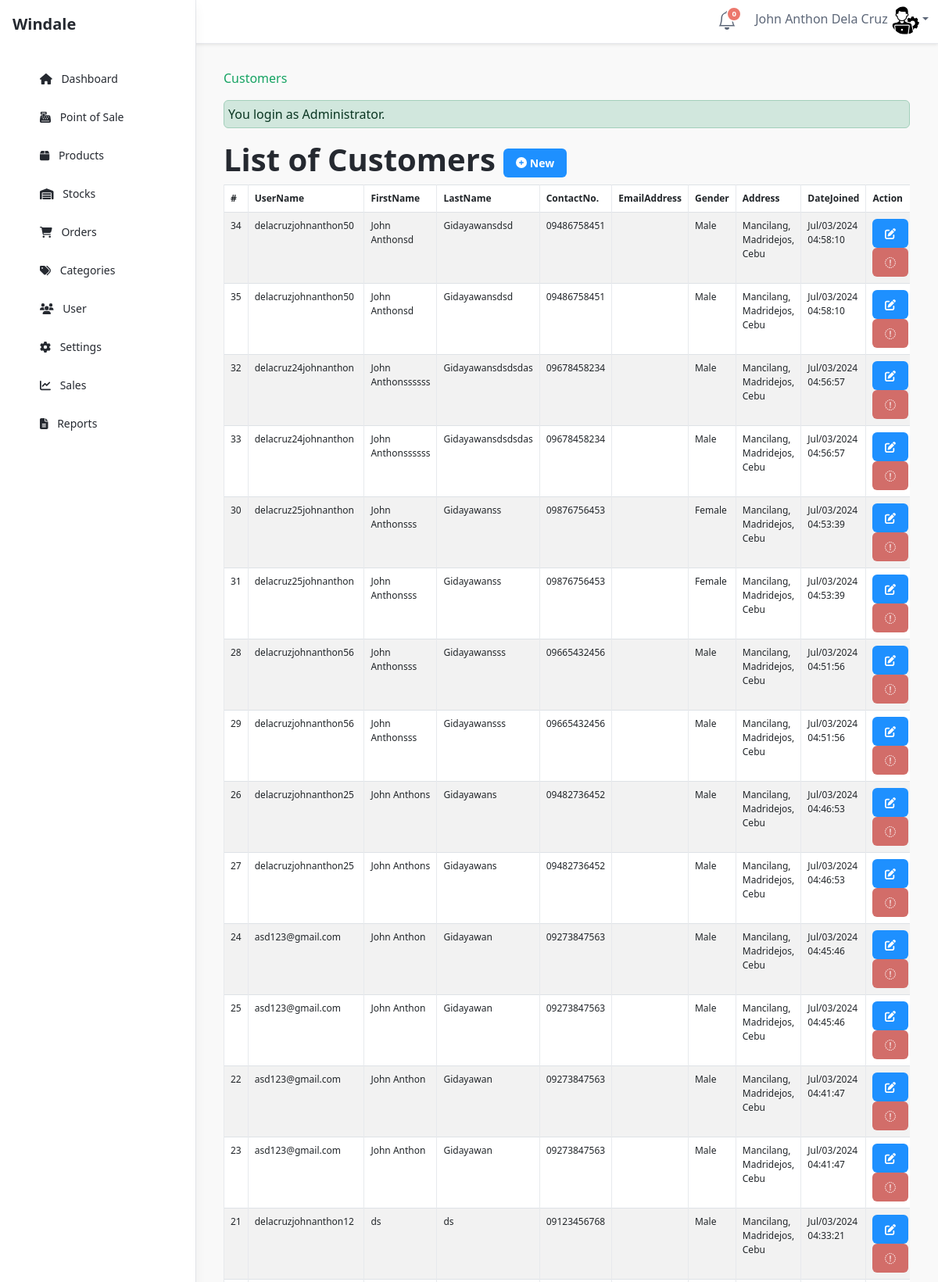
The app's page /admin/customers/index.php (signed in, upper part) with its own data.
### tables this page shows
CREATE TABLE `tblcustomer` (
  `CUSTOMERID` int(11) NOT NULL,
  `FNAME` varchar(30) NOT NULL,
  `LNAME` varchar(30) NOT NULL,
  `MNAME` varchar(30) NOT NULL,
  `CUSHOMENUM` varchar(90) NOT NULL,
  `STREETADD` text NOT NULL,
  `BRGYADD` text NOT NULL,
  `CITYADD` text NOT NULL,
  `PROVINCE` varchar(80) NOT NULL,
  `COUNTRY` varchar(30) NOT NULL,
  `DBIRTH` date NOT NULL,
  `GENDER` varchar(10) NOT NULL,
  `PHONE` varchar(20) NOT NULL,
  `EMAILADD` varchar(40) NOT NULL,
  `ZIPCODE` int(6) NOT NULL,
  `CUSUNAME` varchar(20) NOT NULL,
  `CUSPASS` varchar(90) NOT NULL,
  `CUSPHOTO` varchar(255) NOT NULL,
  `TERMS` tinyint(4) NOT NULL,
  `DATEJOIN` timestamp NOT NULL DEFAULT current_timestamp()
);

### admin/customers/index.php (called while the page is built, shortened)
<?php
require_once ("../theme/templates.php");
?>

### include/database.php (called while the page is built, shortened)
<?php
class Database {
	var $sql_string = '';
	private $conn;
	public function open_connection() {
		$this->conn = mysqli_connect(server,user,pass);
		if(!$this->conn){
			echo "Problem in database connection! Contact administrator!";
			exit();
		}else{
			$db_select = mysqli_select_db($this->conn,database_name);
		}
	}
	function setQuery($sql='') {
		$this->sql_string=$sql;
	}
	function executeQuery() {
		$result = mysqli_query($this->conn,$this->sql_string);
		return $result;
	}
	private function confirm_query($result) {
		return $result;
	}
	function loadResultList( $key='' ) {
		$cur = $this->executeQuery();
		$array = array();
		while ($row = mysqli_fetch_object($cur)) {
			if ($key) {
				$array[$row->$key] = $row;
			} else {
				$array[] = $row;
			}
		}
		return $array;
	}
}
$mydb = new Database();
?>

### admin/customers/list.php (the view, shortened to what this page needs)
<div class="row">
       	 <div class="col-lg-12">
            <h1 class="page-header">List of Customers  <a href="index.php?view=add" class="btn btn-primary btn-xs  ">  <i class="fa fa-plus-circle fw-fa"></i> New</a>  </h1>
       		</div>
   		 </div>
	 		    <form action="controller.php?action=delete" Method="POST">
			      <div class="table-responsive">
				<table id="dash-table" class="table table-striped table-bordered table-hover table-responsive" style="font-size:12px" cellspacing="0">
				  <thead>
				  	<tr>
				  		 <th>#</th>
				  		<th>
				  		 UserName</th>
				  		<th>FirstName</th>
						<th>LastName</th>
						<th>ContactNo.</th>
						<th>EmailAddress</th>
				  		<th>Gender</th>
						<th>Address</th>
                        <th>DateJoined</th>
				  		<th width="8%" >Action</th>
				  	</tr>
				  </thead>
				  <tbody>
				  	<?php
				  		$mydb->setQuery("SELECT *
											FROM  `tblcustomer` ORDER BY `DATEJOIN` desc");
				  		$cur = $mydb->loadResultList();
						foreach ($cur as $result) {
				  		echo '<tr>';
				  	    echo '<td width="2%" align="center">'. $result->CUSTOMERID.'</td>';
				  		echo '<td>' . $result->CUSUNAME.'</a></td>';
				  		echo '<td>'. $result->FNAME.'</td>';
						echo '<td>'. $result->LNAME.'</td>';
						echo '<td>'. $result->PHONE.'</td>';
						echo '<td>'. $result->EMAILADD.'</td>';
				  		echo '<td>'. $result->GENDER.'</td>';
						echo '<td>'. $result->CITYADD.'</td>';
                        echo '<td>'. date_format(date_create($result->DATEJOIN),'M/d/Y h:i:s ').'</td>';
				  		echo '<td align="center" > <a title="Edit" href="index.php?view=edit&id='.$result->CUSTOMERID.'"  class="btn btn-primary btn-xs  ">  <span class="fa fa-edit fw-fa"></span></a>
				  					 <a title="Delete" href="controller.php?action=delete&id='.$result->CUSTOMERID.'" class="btn btn-danger btn-xs"><span class="fa fa-trash-o fw-fa"></span> </a>
				  					 </td>';
				  		echo '</tr>';
				  	}
				  	?>
				  </tbody>
				</table>
			</div>
				</form>
</div>

### records on screen
tblcustomer: CUSTOMERID "34", CUSUNAME "delacruzjohnanthon50", FNAME "John Anthonsd", LNAME "Gidayawansdsd", PHONE "09486758451", GENDER "Male", CITYADD "Mancilang, Madridejos, Cebu", DATEJOIN "Jul/03/2024 04:58:10"
tblcustomer: CUSTOMERID "35", CUSUNAME "delacruzjohnanthon50", FNAME "John Anthonsd", LNAME "Gidayawansdsd", PHONE "09486758451", GENDER "Male", CITYADD "Mancilang, Madridejos, Cebu", DATEJOIN "Jul/03/2024 04:58:10"
tblcustomer: CUSTOMERID "32", CUSUNAME "delacruz24johnanthon", FNAME "John Anthonssssss", LNAME "Gidayawansdsdsdas", PHONE "09678458234", GENDER "Male", CITYADD "Mancilang, Madridejos, Cebu", DATEJOIN "Jul/03/2024 04:56:57"
tblcustomer: CUSTOMERID "33", CUSUNAME "delacruz24johnanthon", FNAME "John Anthonssssss", LNAME "Gidayawansdsdsdas", PHONE "09678458234", GENDER "Male", CITYADD "Mancilang, Madridejos, Cebu", DATEJOIN "Jul/03/2024 04:56:57"
tblcustomer: CUSTOMERID "30", CUSUNAME "delacruz25johnanthon", FNAME "John Anthonsss", LNAME "Gidayawanss", PHONE "09876756453", GENDER "Female", CITYADD "Mancilang, Madridejos, Cebu", DATEJOIN "Jul/03/2024 04:53:39"
tblcustomer: CUSTOMERID "31", CUSUNAME "delacruz25johnanthon", FNAME "John Anthonsss", LNAME "Gidayawanss", PHONE "09876756453", GENDER "Female", CITYADD "Mancilang, Madridejos, Cebu", DATEJOIN "Jul/03/2024 04:53:39"
tblcustomer: CUSTOMERID "28", CUSUNAME "delacruzjohnanthon56", FNAME "John Anthonsss", LNAME "Gidayawansss", PHONE "09665432456", GENDER "Male", CITYADD "Mancilang, Madridejos, Cebu", DATEJOIN "Jul/03/2024 04:51:56"
tblcustomer: CUSTOMERID "29", CUSUNAME "delacruzjohnanthon56", FNAME "John Anthonsss", LNAME "Gidayawansss", PHONE "09665432456", GENDER "Male", CITYADD "Mancilang, Madridejos, Cebu", DATEJOIN "Jul/03/2024 04:51:56"
tblcustomer: CUSTOMERID "26", CUSUNAME "delacruzjohnanthon25", FNAME "John Anthons", LNAME "Gidayawans", PHONE "09482736452", GENDER "Male", CITYADD "Mancilang, Madridejos, Cebu", DATEJOIN "Jul/03/2024 04:46:53"
tblcustomer: CUSTOMERID "27", CUSUNAME "delacruzjohnanthon25", FNAME "John Anthons", LNAME "Gidayawans", PHONE "09482736452", GENDER "Male", CITYADD "Mancilang, Madridejos, Cebu", DATEJOIN "Jul/03/2024 04:46:53"
tblcustomer: CUSTOMERID "24", CUSUNAME "asd123@gmail.com", FNAME "John Anthon", LNAME "Gidayawan", PHONE "09273847563", GENDER "Male", CITYADD "Mancilang, Madridejos, Cebu", DATEJOIN "Jul/03/2024 04:45:46"
tblcustomer: CUSTOMERID "25", CUSUNAME "asd123@gmail.com", FNAME "John Anthon", LNAME "Gidayawan", PHONE "09273847563", GENDER "Male", CITYADD "Mancilang, Madridejos, Cebu", DATEJOIN "Jul/03/2024 04:45:46"
tblcustomer: CUSTOMERID "22", CUSUNAME "asd123@gmail.com", FNAME "John Anthon", LNAME "Gidayawan", PHONE "09273847563", GENDER "Male", CITYADD "Mancilang, Madridejos, Cebu", DATEJOIN "Jul/03/2024 04:41:47"
tblcustomer: CUSTOMERID "23", CUSUNAME "asd123@gmail.com", FNAME "John Anthon", LNAME "Gidayawan", PHONE "09273847563", GENDER "Male", CITYADD "Mancilang, Madridejos, Cebu", DATEJOIN "Jul/03/2024 04:41:47"
tblcustomer: CUSTOMERID "21", CUSUNAME "delacruzjohnanthon12", FNAME "ds", LNAME "ds", PHONE "09123456768", GENDER "Male", CITYADD "Mancilang, Madridejos, Cebu", DATEJOIN "Jul/03/2024 04:33:21"

### other values on screen
$notificationCount "0"
$_SESSION['U_NAME'] "John Anthon Dela Cruz"
$title "Customers"
$_SESSION['message'] "You login as Administrator."
